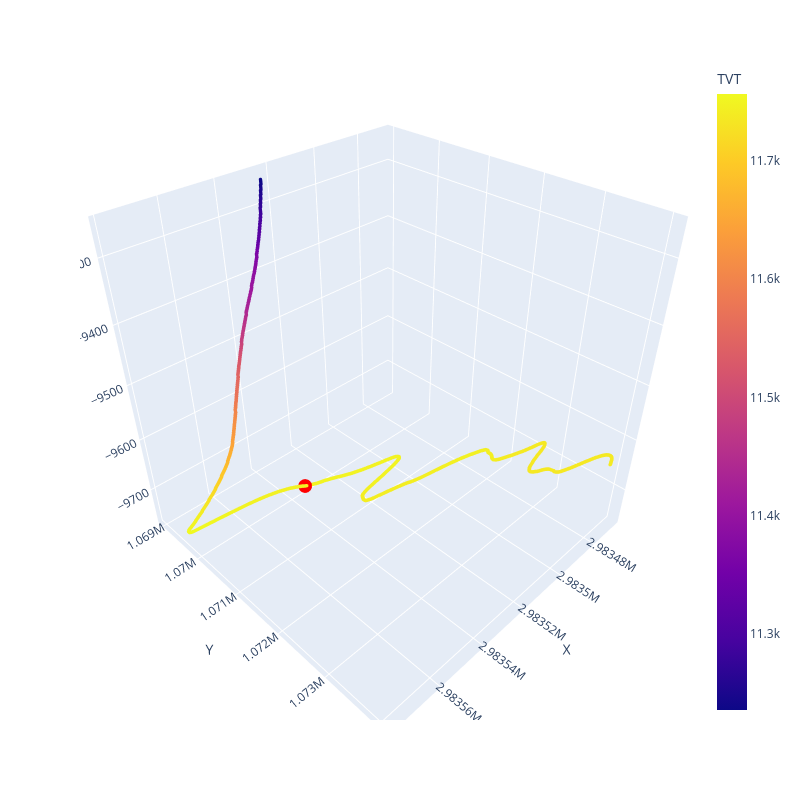

The notebook cell saved with this chart:
### Code cell
import plotly.graph_objects as go

fig = px.scatter_3d(well_data, x="X", y="Y", z="Z", color="TVT").update_layout(height=800, width=800)
fig.update_traces(marker=dict(size=2))

start_point = well_data.loc[pred_start]
fig.add_trace(go.Scatter3d(
    x=[start_point["X"]],
    y=[start_point["Y"]],
    z=[start_point["Z"]],
    mode="markers",
    marker=dict(color="red", size=8),
    name="Prediction Start",
    showlegend=False
))

fig

### Figure 1 — Plotly figure (JSON) as saved in the notebook; plotly's stock layout.template omitted (floating-point values rounded to 4 significant figures; data arrays with more than 128 entries replaced by an {"elided": "..."} marker saying what was removed)
{"data": [{"hovertemplate": "X=%{x}<br>Y=%{y}<br>Z=%{z}<br>TVT=%{marker.color}<extra></extra>", "legendgroup": "", "marker": {"color": {"elided": "5278 float values"}, "coloraxis": "coloraxis", "size": 2, "symbol": "circle"}, "mode": "markers", "name": "", "scene": "scene", "showlegend": false, "type": "scatter3d", "x": {"elided": "5278 float values"}, "y": {"elided": "5278 float values"}, "z": {"elided": "5278 float values"}}, {"marker": {"color": "red", "size": 8}, "mode": "markers", "name": "Prediction Start", "showlegend": false, "type": "scatter3d", "x": [2984000.0], "y": [1070000.0], "z": [-9735.0]}], "layout": {"coloraxis": {"colorbar": {"title": {"text": "TVT"}}, "colorscale": [[0, "#0d0887"], [0.1111, "#46039f"], [0.2222, "#7201a8"], [0.3333, "#9c179e"], [0.4444, "#bd3786"], [0.5556, "#d8576b"], [0.6667, "#ed7953"], [0.7778, "#fb9f3a"], [0.8889, "#fdca26"], [1, "#f0f921"]]}, "height": 800, "legend": {"tracegroupgap": 0}, "margin": {"t": 60}, "scene": {"domain": {"x": [0, 1], "y": [0, 1]}, "xaxis": {"title": {"text": "X"}}, "yaxis": {"title": {"text": "Y"}}, "zaxis": {"title": {"text": "Z"}}}, "width": 800}}
